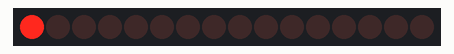
Simulated run of this program. Board: Raspberry Pi (wiringPi pin numbers). On the bench: 16 shift-register outputs drawn as a row of LEDs (first output left, lit = HIGH). Pin numbers are wiringPi numbers; what the program prints to the terminal is not drawn.

Above: at 0.07 s.
At 0.42 s:
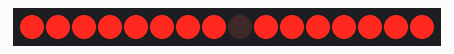
At 1.13 s:
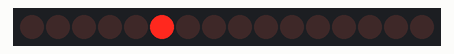
At 2.36 s:
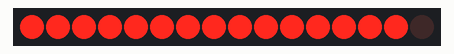
At 4.06 s:
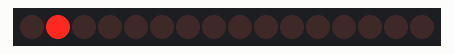
At 5.93 s:
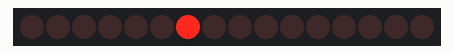
Timing chart, 0 to 6.2 s (numbered marks = the images above):
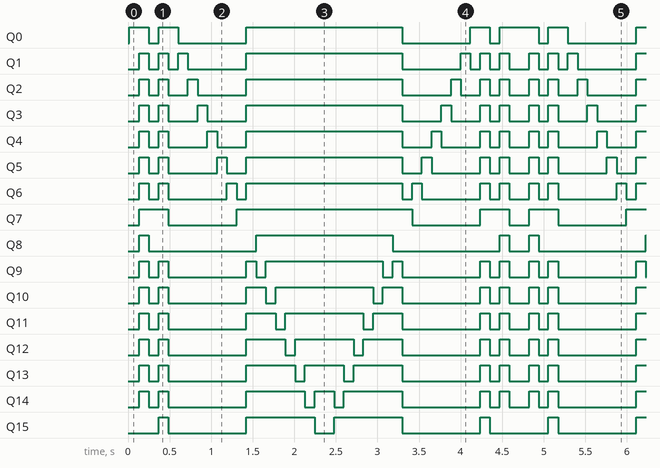

Measured:
- by itself, Q0: repeats every 4.7 s: LOW 0.12 s, HIGH 0.23 s, LOW 0.82 s, HIGH 1.9 s, LOW 0.82 s, HIGH 0.23 s, LOW 0.12 s, HIGH 0.47 s
- by itself, Q7: repeats every 4.7 s: LOW 0.82 s, HIGH 2.1 s, LOW 0.82 s, HIGH 0.35 s, LOW 0.24 s, HIGH 0.35 s
- by itself, Q8: repeats every 4.7 s: LOW 1.3 s, HIGH 1.6 s, LOW 1.3 s, HIGH 0.12 s, LOW 0.24 s, HIGH 0.12 s
- by itself, Q15: repeats every 4.7 s: LOW 0.94 s, HIGH 0.82 s, LOW 0.24 s, HIGH 0.82 s, LOW 0.94 s, HIGH 0.12 s, LOW 0.70 s, HIGH 0.12 s
- by itself, Q1: repeats every 4.7 s: 2 × (LOW 0.12 s, HIGH 0.12 s), LOW 0.70 s, HIGH 1.9 s, LOW 0.70 s, 2 × (HIGH 0.12 s, LOW 0.12 s), HIGH 0.12 s, LOW 0.24 s, HIGH 0.12 s
- by itself, Q2: repeats every 4.7 s: LOW 0.12 s, HIGH 0.12 s, LOW 0.23 s, HIGH 0.12 s, LOW 0.59 s, HIGH 1.9 s, LOW 0.59 s, HIGH 0.12 s, LOW 0.23 s, HIGH 0.12 s, LOW 0.12 s, HIGH 0.12 s, LOW 0.24 s, HIGH 0.12 s

The program:

12_dot_matrix_wiringpi.py
```python
#!/usr/bin/env python
import wiringpi as piwiring
import time

SDI   = 0
RCLK  = 1
SRCLK = 2

code_H = [0x01,0xff,0x80,0xff,0x01,0x02,0x04,0x08,0x10,0x20,0x40,0x80,0xff,0xff,0xff,0xff,0xff,0xff,0xff,0xff]
code_L = [0x00,0x7f,0x00,0xfe,0x00,0x00,0x00,0x00,0x00,0x00,0x00,0x00,0xfe,0xfd,0xfb,0xf7,0xef,0xdf,0xbf,0x7f]


def print_msg():
	print('Program is running...')
	print('Please press Ctrl+C to end the program...')

def setup():
	piwiring.wiringPiSetup()
	piwiring.pinMode(SDI, piwiring.OUTPUT)
	piwiring.pinMode(RCLK, piwiring.OUTPUT)
	piwiring.pinMode(SRCLK, piwiring.OUTPUT)
	piwiring.digitalWrite(SDI, piwiring.LOW)
	piwiring.digitalWrite(RCLK, piwiring.LOW)
	piwiring.digitalWrite(SRCLK, piwiring.LOW)


def hc595_in(dat):
	for bit in range(0, 8):
		piwiring.digitalWrite(SDI, 0x80 & (dat << bit))
		piwiring.digitalWrite(SRCLK, piwiring.HIGH)
		time.sleep(0.001)
		piwiring.digitalWrite(SRCLK, piwiring.LOW)

def hc595_out():
	piwiring.digitalWrite(RCLK, piwiring.HIGH)
	time.sleep(0.001)
	piwiring.digitalWrite(RCLK, piwiring.LOW)


def loop():
	while True:
		for i in range(0, len(code_H)):
			hc595_in(code_L[i])
			hc595_in(code_H[i])
			hc595_out()
			time.sleep(0.1)

		for i in range(len(code_H)-1, -1, -1):
			hc595_in(code_L[i])
			hc595_in(code_H[i])
			hc595_out()
			time.sleep(0.1)

def destroy():   # When program ending, the function is executed.
	piwiring.wiringPiSetup()

if __name__ == '__main__':   # Program starting from here
	print_msg()
	setup()
	try:
		loop()
	except KeyboardInterrupt:
		destroy()
```
